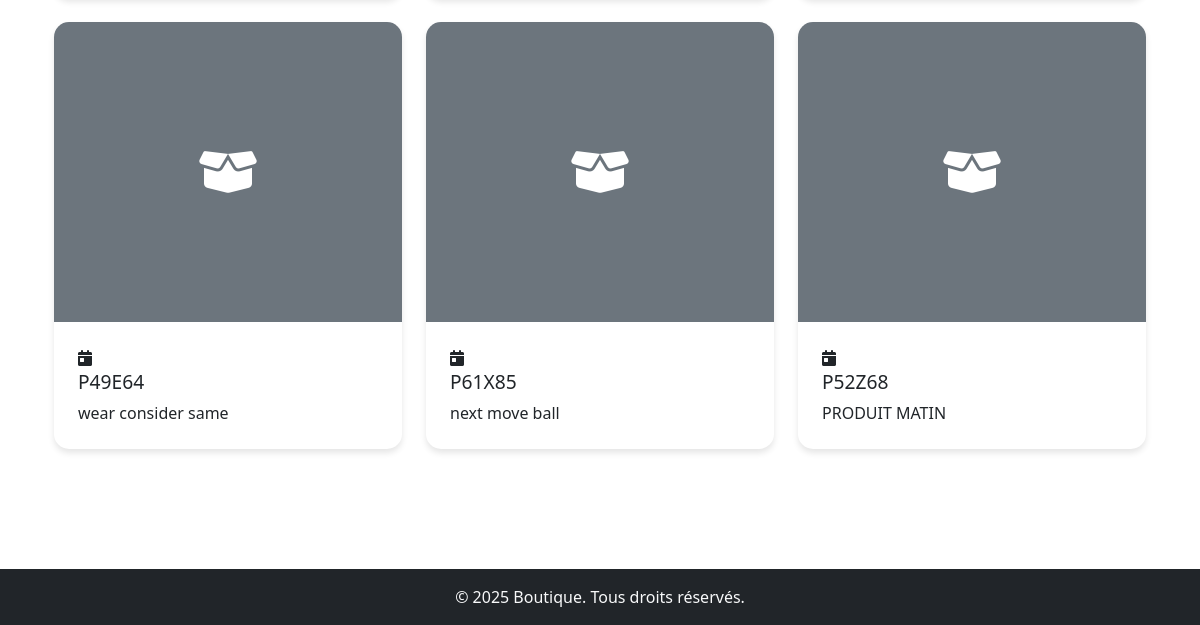
The page /famille/19/ (lower part) on the database as committed earlier.
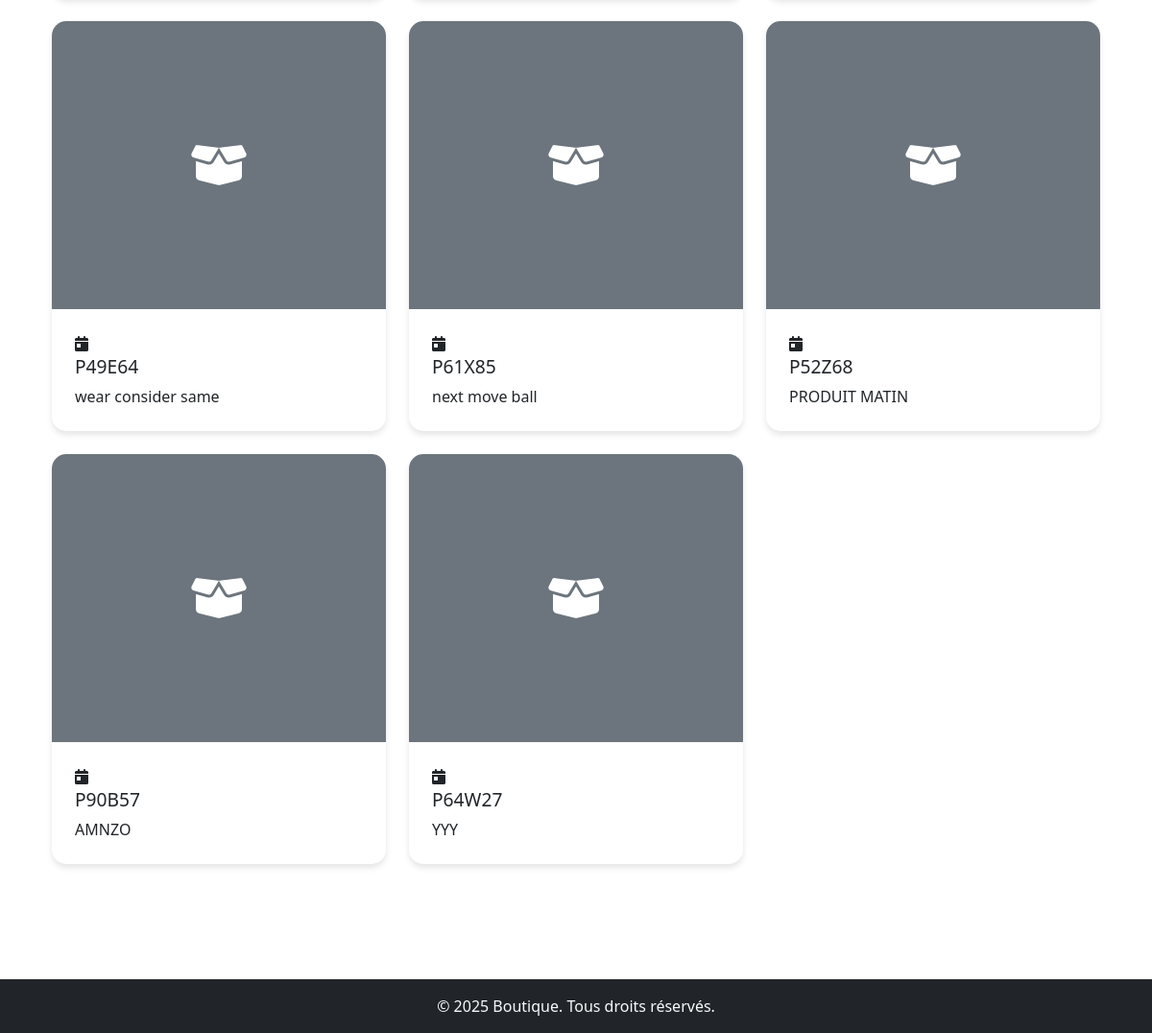
The same page on the database as committed later.
### sherly_app/models.py (models this page shows, shortened)
class Produit(models.Model):
    designation = models.CharField(max_length=255, blank=True, null=True)
    famille = models.ForeignKey(Famille, on_delete=models.CASCADE, blank=True, null=True)
    conditionnement_count = models.IntegerField(default=1)
    prix = models.DecimalField(max_digits=10, decimal_places=2)
    reference = models.CharField(max_length=7, default='', editable=False)  # Set editable to False to prevent manual editing
    is_active = models.BooleanField(default=True)  # Boolean field for activation status
    image = models.ImageField(upload_to='produits/', blank=True, null=True)

### produits/views.py (the view)
# urls.py: path('famille/<int:famille_id>/', views.liste_produits, name='liste_produits'),
def liste_produits(request, famille_id):
    famille = get_object_or_404(Famille, pk=famille_id)
    produits = Produit.objects.filter(famille=famille)
    return render(request, 'produits/liste_produits.html', {
        'famille': famille,
        'produits': produits
    })

### sherly_app/context_processors.py (called while the page is built)
def societer_info(request):
    societe = Societe.objects.first()  # Retrieve societer information (adjust as necessary)
    return {'societe': societe}

def familles_context(request):
    familles = Famille.objects.all()  # Récupère toutes les familles
    return {'familles': familles}

def produits_context(request):
    produits = Produit.objects.all()  # Récupère toutes les familles
    return {'produits': produits}

### produits/templates/produits/liste_produits.html (shortened to what this page needs)
{% extends 'produits/base.html' %}
{% block content %}
<div class="container py-5">
    <div class="row">
        {% for produit in produits %}
        <div class="col-md-4 mb-4">
            <div class="product-card h-100">
                <div class="card-img-top position-relative" style="height: 300px; overflow: hidden;">
                    {% if produit.image %}
                    <img src="{{ produit.image.url }}" class="w-100" alt="{{ produit.reference }}">
                    {% else %}
                    <div class="bg-secondary text-white d-flex align-items-center justify-content-center" style="height: 100%;">
                        <i class="fas fa-box-open fa-3x"></i>
                    </div>
                    {% endif %}
                </div>
                <div class="card-body">
                    <div class="date">
                        <i class="fas fa-calendar-day me-1"></i>
                    </div>
                    <h5 class="card-title">{{ produit.reference }}</h5>
                    <p class="card-text">{{ produit.designation|truncatewords:20 }}</p>
                </div>
            </div>
        </div>
        {% endfor %}
    </div>
</div>
{% endblock %}

### produits/templates/produits/base.html (shortened to what this page needs)
<!DOCTYPE html>
<html lang="fr">
<head>
    {% load static %}
    <link href="https://cdn.jsdelivr.net/npm/bootstrap@5.3.0/dist/css/bootstrap.min.css" rel="stylesheet">
    <link rel="stylesheet" href="https://cdnjs.cloudflare.com/ajax/libs/font-awesome/6.0.0/css/all.min.css">
    <link rel="stylesheet" href="https://cdnjs.cloudflare.com/ajax/libs/animate.css/4.1.1/animate.min.css"/>
    <link rel="stylesheet" href="{% static 'produits/style_modern.css' %}">
    <link rel="stylesheet" href="{% static 'produits/animations.css' %}">
    <link rel="stylesheet" href="{% static 'produits/slider.css' %}">
    <link rel="stylesheet" href="{% static 'produits/flash-animations.css' %}">
</head>
<body>
<main class="container mt-4">
    {% block content %}{% endblock %}
</main>
<footer class="bg-dark text-light mt-5 py-3">
    <div class="container text-center">
        <p class="mb-0">&copy; 2025 Boutique. Tous droits réservés.</p>
    </div>
</footer>
</body>
</html>

### produits/static/produits/style_modern.css (style rules this page uses)
:root { --primary-color: #007bff; --secondary-color: #6c757d; --accent-color: #28a745; }
.product-card { background: white; border-radius: 15px; overflow: hidden; box-shadow: 0 4px 6px rgba(0,0,0,0.1); transition: transform 0.3s ease, box-shadow 0.3s ease; border: none; }
.product-card .card-body { padding: 1.5rem; }
.product-card .card-title { font-size: 1.2rem; margin-bottom: 0.5rem; }

### produits/static/produits/animations.css (style rules this page uses)
.product-card { transition: all 0.3s ease; }
.card-img-top { transition: transform 0.3s ease; }
.fas { transition: transform 0.3s ease; }

Rows that differ between the two databases and show on the page:
added Produit: reference "P90B57", designation "AMNZO"
added Produit: reference "P64W27", designation "YYY"
